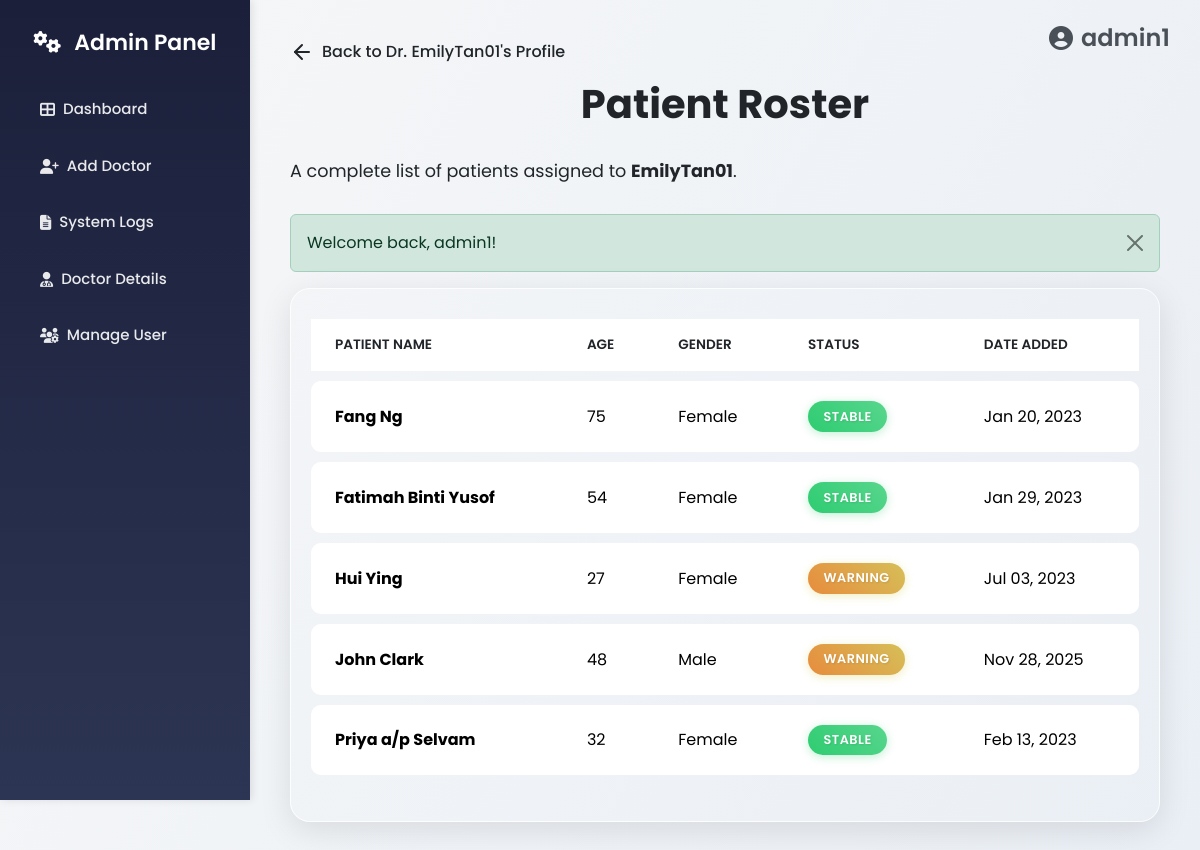
/ctipb/admin_patient_list.php?doctor_id=101 (signed in), run on the app's committed database.
### tables this page shows
CREATE TABLE `users` (
  `user_id` int NOT NULL AUTO_INCREMENT,
  `username` varchar(50) NOT NULL,
  `email` varchar(100) NOT NULL,
  `password_hash` text NOT NULL,
  `role` enum('admin','doctor') NOT NULL,
  `photo` varchar(255) DEFAULT NULL,
  `created_at` datetime DEFAULT CURRENT_TIMESTAMP,
  `last_login` datetime DEFAULT NULL,
  `status` tinyint(1) DEFAULT '1',
  `phone_number` varchar(20) DEFAULT NULL,
  `specialist` varchar(255) DEFAULT NULL,
  PRIMARY KEY (`user_id`),
  UNIQUE KEY `username` (`username`),
  UNIQUE KEY `email` (`email`)
);

CREATE TABLE `patients` (
  `patient_id` int NOT NULL AUTO_INCREMENT,
  `doctor_id` int NOT NULL,
  `full_name` varchar(100) NOT NULL,
  `age` int NOT NULL,
  `gender` varchar(10) DEFAULT NULL,
  `created_at` datetime DEFAULT CURRENT_TIMESTAMP,
  `status` enum('critical','recovered','stable','warning') DEFAULT NULL,
  PRIMARY KEY (`patient_id`),
  KEY `doctor_id` (`doctor_id`),
  CONSTRAINT `patients_ibfk_1` FOREIGN KEY (`doctor_id`) REFERENCES `users` (`user_id`) ON DELETE CASCADE ON UPDATE CASCADE
);

### ctipb/admin_patient_list.php (the view, shortened to what this page needs)
<?php
require_once 'functions.php';
$doctor = null;
$patients = [];
$doctor_id = filter_input(INPUT_GET, 'doctor_id', FILTER_VALIDATE_INT, ['options' => ['min_range' => 1]]);
$conn = get_db_connection();
if (!$conn) {
    set_flash_message('Database connection failed.', 'danger');
} else {
    $stmt_doc = $conn->prepare("SELECT username FROM users WHERE user_id = ? AND role = 'doctor'");
    $stmt_doc->bind_param("i", $doctor_id);
    $stmt_doc->execute();
    $doctor = $stmt_doc->get_result()->fetch_assoc();
    $stmt_patients = $conn->prepare(
        "SELECT patient_id, full_name, age, gender, status, created_at
         FROM patients WHERE doctor_id = ? ORDER BY full_name ASC"
    );
    $stmt_patients->bind_param("i", $doctor_id);
    $stmt_patients->execute();
    $patients = $stmt_patients->get_result()->fetch_all(MYSQLI_ASSOC);
}
include 'templates/header.php';
include 'templates/sidebar_admin.php';
?>
<div class="main-content">
    <div class="page-header">
        <a href="admin_doctor_profile.php?doctor_id=<?php echo htmlspecialchars($doctor_id, ENT_QUOTES, 'UTF-8'); ?>" class="back-link">
            <svg xmlns="http://www.w3.org/2000/svg" width="24" height="24" viewBox="0 0 24 24" fill="none" stroke="currentColor" stroke-width="2" stroke-linecap="round" stroke-linejoin="round" class="feather feather-arrow-left"><line x1="19" y1="12" x2="5" y2="12"></line><polyline points="12 19 5 12 12 5"></polyline></svg>
            <span>Back to Dr. <?php echo htmlspecialchars($doctor['username'], ENT_QUOTES, 'UTF-8'); ?>'s Profile</span>
        </a>
        <h1 class="page-title">Patient Roster</h1>
        <?php if ($doctor): ?>
            <p>A complete list of patients assigned to <strong><?php echo htmlspecialchars($doctor['username'], ENT_QUOTES, 'UTF-8'); ?></strong>.</p>
        <?php endif; ?>
    </div>
    <?php display_flash_messages(); ?>
    <div class="card patient-list-card">
        <div class="card-body">
            <div class="table-responsive">
                <table class="table align-middle">
                    <thead>
                        <tr>
                            <th>Patient Name</th>
                            <th>Age</th>
                            <th>Gender</th>
                            <th>Status</th>
                            <th>Date Added</th>
                        </tr>
                    </thead>
                    <tbody>
                        <?php if (!empty($patients)): ?>
                            <?php foreach ($patients as $patient): ?>
                            <tr>
                                <td><strong><?php echo htmlspecialchars($patient['full_name'], ENT_QUOTES, 'UTF-8'); ?></strong></td>
                                <td><?php echo htmlspecialchars($patient['age'], ENT_QUOTES, 'UTF-8'); ?></td>
                                <td><?php echo htmlspecialchars($patient['gender'], ENT_QUOTES, 'UTF-8'); ?></td>
                                <td>
                                    <?php
                                    $status = strtolower($patient['status'] ?? 'unknown');
                                    echo "<span class='status-badge status-{$status}'>" . htmlspecialchars(ucfirst($status), ENT_QUOTES, 'UTF-8') . "</span>";
                                    ?>
                                </td>
                                <td><?php echo htmlspecialchars(date('M d, Y', strtotime($patient['created_at'])), ENT_QUOTES, 'UTF-8'); ?></td>
                            </tr>
                            <?php endforeach; ?>
                        <?php endif; ?>
                    </tbody>
                </table>
            </div>
        </div>
    </div>
</div>
<?php
include 'templates/footer.php';
?>

### ctipb/templates/profile_dropdown.php (shortened to what this page needs)
<?php
if (isset($_SESSION['user_id'])):
?>
<div class="profile-dropdown">
    <div class="dropdown">
        <button class="btn dropdown-toggle d-flex align-items-center" type="button" id="profileDropdown" data-bs-toggle="dropdown" aria-expanded="false">
            <i class="fas fa-user-circle me-2"></i>
            <span><?php echo htmlspecialchars($_SESSION['username'] ?? 'User'); ?></span>
        </button>
    </div>
</div>
<?php
endif;
?>

### ctipb/templates/header.php (shortened to what this page needs)
<?php
    include 'profile_dropdown.php';
?>
<!DOCTYPE html>
<html lang="en">
<head>
  <link href="https://cdn.jsdelivr.net/npm/bootstrap@5.3.2/dist/css/bootstrap.min.css" rel="stylesheet"/>
  <link href="https://cdnjs.cloudflare.com/ajax/libs/font-awesome/6.4.2/css/all.min.css" rel="stylesheet"/>
  <link href="https://cdnjs.cloudflare.com/ajax/libs/aos/2.3.4/aos.css" rel="stylesheet"/>
</head>
<body>
  <?php
    include 'footer.php';
?>

### ctipb/templates/footer.php (shortened to what this page needs)
</body>
</html>

### ctipb/templates/sidebar_admin.php
<?php $currentPage = basename($_SERVER['SCRIPT_NAME']); ?>
  <div class="sidebar" data-aos="fade-right">
    <div class="sidebar-header text-center">
      <h4><i class="fas fa-cogs me-2"></i> Admin Panel</h4>
    </div>
  <ul class="nav flex-column">
    <li class="nav-item"><a href="admin_dashboard.php" class="nav-link <?php echo ($currentPage === 'admin_dashboard.php') ? 'active' : ''; ?>"><i class="fas fa-th-large me-2"></i> Dashboard</a></li>
    <li class="nav-item"><a href="admin_add_doctor.php" class="nav-link <?php echo ($currentPage === 'admin_add_doctor.php') ? 'active' : ''; ?>"><i class="fas fa-user-plus me-2"></i> Add Doctor</a></li>
    <li class="nav-item"><a href="admin_system_logs.php" class="nav-link <?php echo ($currentPage === 'admin_system_logs.php') ? 'active' : ''; ?>"><i class="fas fa-file-alt me-2"></i> System Logs</a></li>
    <li class="nav-item"><a href="admin_doctor_details.php" class="nav-link <?php echo ($currentPage === 'admin_doctor_details.php') ? 'active' : ''; ?>"><i class="fas fa-user-md me-2"></i> Doctor Details</a></li>
    <li class="nav-item"><a href="admin_manage_user.php" class="nav-link <?php echo ($currentPage === 'admin_manage_user.php') ? 'active' : ''; ?>"><i class="fas fa-users-cog me-2"></i> Manage User</a></li>
    </ul>
  </div>

### ctipb/functions.php (shortened to what this page needs)
<?php
function display_flash_messages() {
    foreach ($_SESSION['flash_messages'] as $msg) {
        $message = htmlspecialchars($msg['message'], ENT_QUOTES, 'UTF-8');
        $type = htmlspecialchars($msg['type'], ENT_QUOTES, 'UTF-8');
        echo "<div class='alert alert-{$type} alert-dismissible fade show' role='alert'>
                {$message}
                <button type='button' class='btn-close' data-bs-dismiss='alert' aria-label='Close'></button>
              </div>";
    }
}

### data on the page
users: username "EmilyTan01"
patients: full_name "Fang Ng", age "75", gender "Female", status "STABLE", created_at "Jan 20, 2023"
patients: full_name "Fatimah Binti Yusof", age "54", gender "Female", status "STABLE", created_at "Jan 29, 2023"
patients: full_name "Hui Ying", age "27", gender "Female", status "WARNING", created_at "Jul 03, 2023"
patients: full_name "John Clark", age "48", gender "Male", status "WARNING", created_at "Nov 28, 2025"
patients: full_name "Priya a/p Selvam", age "32", gender "Female", status "STABLE", created_at "Feb 13, 2023"

### other printed values
$_SESSION['username'] "admin1"
$message "Welcome back, admin1!"
